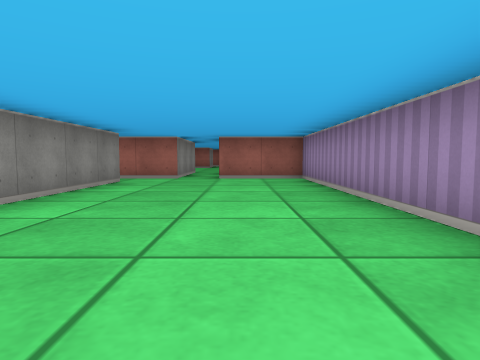
[1] (above)

20 first-person views from a walk through a cub3D level. The camera is about half as high as the walls, tilts 4° down and sees 75° across. The floor is counted in squares. Each view is taken from the middle of a square. On the plan, view 1 faces up. The plan holds only what a view shows up to about 9 squares ahead; the rest is blank.

[2]
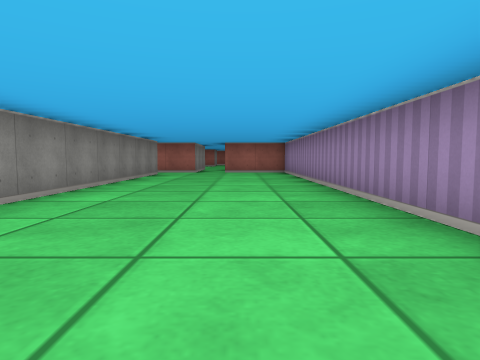

[3]
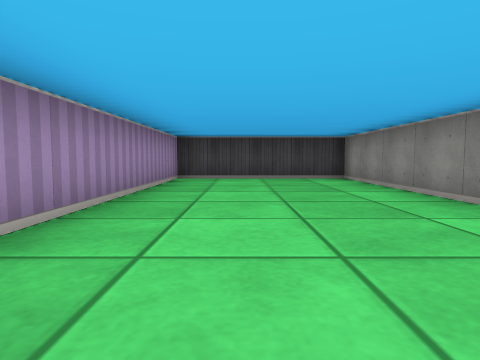

[4]
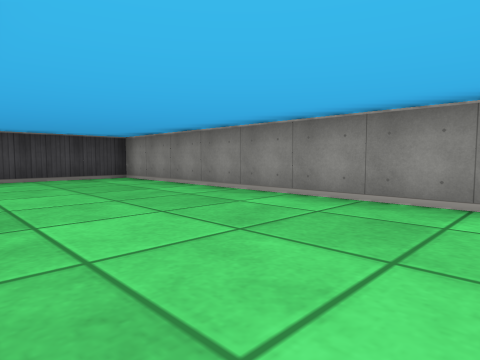

[5]
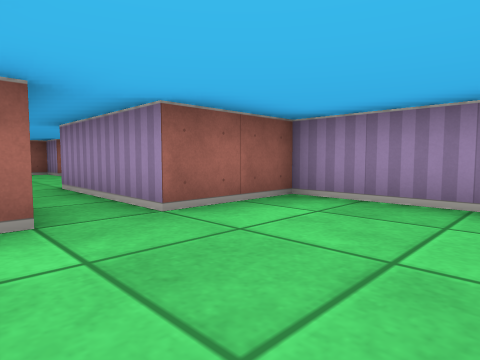

[6]
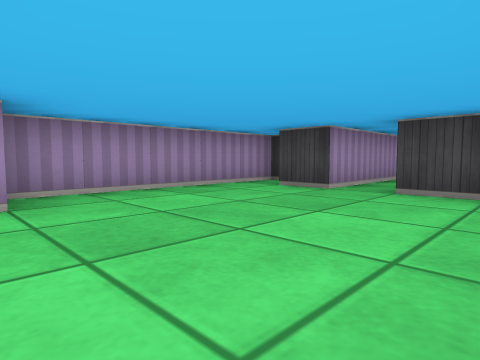

[7]
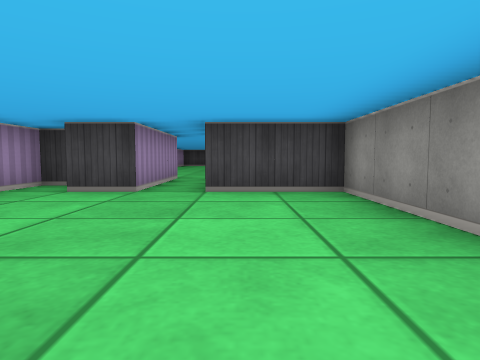

[8]
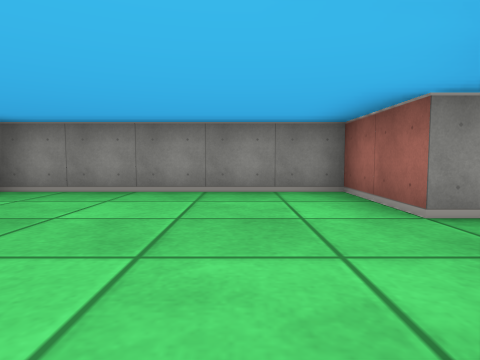

[9]
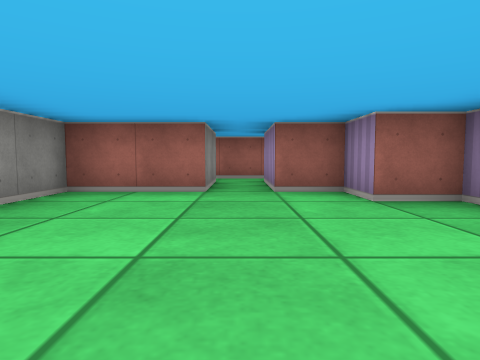

[10]
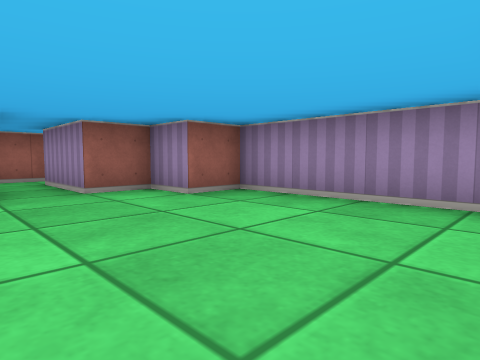

[11]
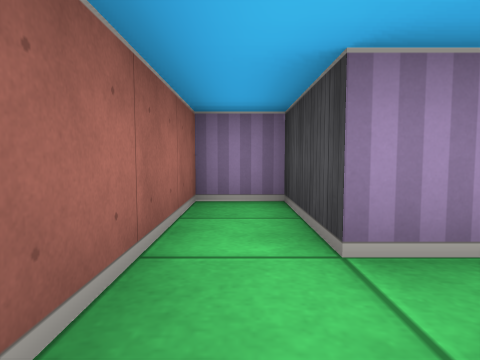

[12]
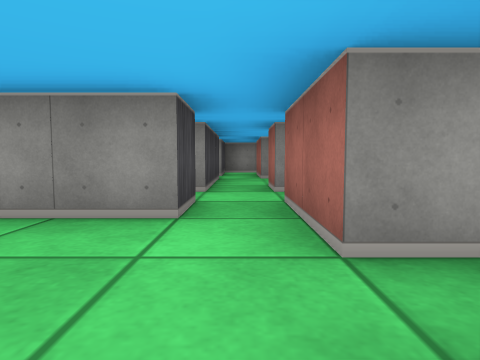

[13]
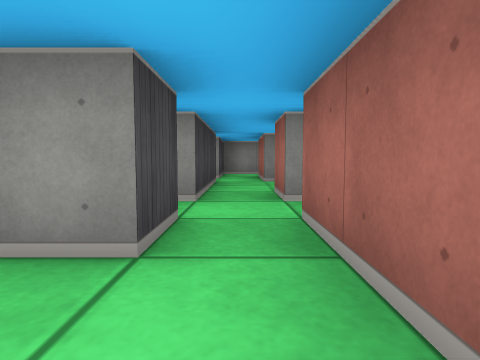

[14]
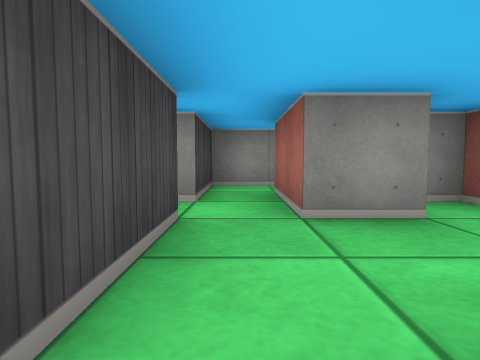

[15]
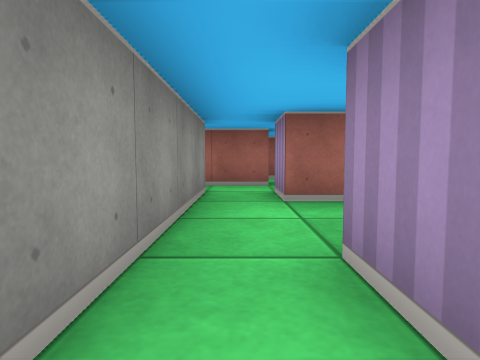

[16]
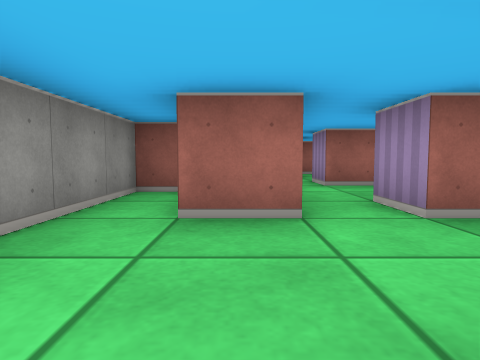

[17]
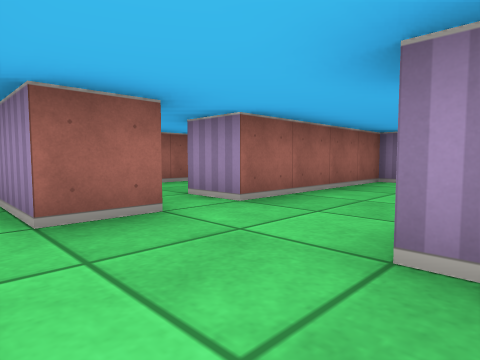

[18]
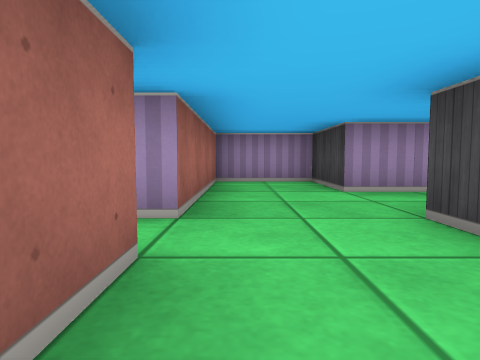

[19]
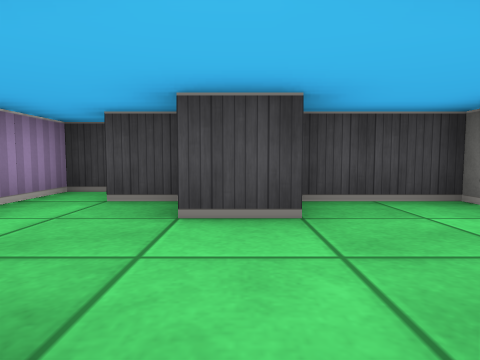

[20]
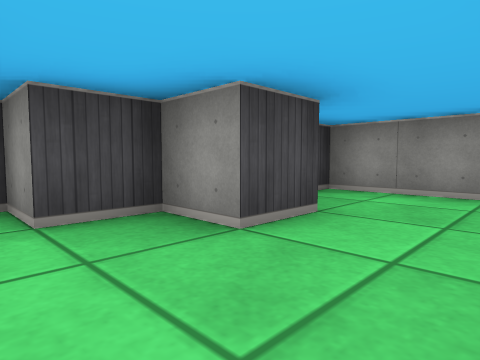

### Floor plan
Points are (right, up) in squares from view 1. A wall is a line through its corners. A room is listed if a view was taken in it or the views show most of it. See-through windows are left out.
Room 1 (views 1, 2, 3, 4, 5, 12, 13)
walls: (-3.5, 6.5) (-2.5, 6.5) (-2.5, -4.5) (1.5, -4.5) (1.5, 7.5) (-0.5, 7.5); (-1.5, 7.5) (-3.5, 7.5)
ways out: opening at (-1, 7) to room 2; opening at (-3, 7) to room 4
Room 2 (views 6, 7, 8, 9, 10)
walls: (-1.5, 9) (-1.5, 7.5); (1, 9.5) (1.5, 9.5) (1.5, 14.5) (0.5, 14.5) (0.5, 15.5) (-0.5, 15.5); (-1.5, 15.5) (-3.5, 15.5) (-3.5, 10.5) (-1.5, 10.5); (-0.5, 7.5) (-0.5, 10.5) (0.5, 10.5)
ways out: opening at (-1, 7) to room 1; opening at (-1, 16.5) to room 3
Room 3 (view 11)
walls: (-1.5, 17.4) (-1.5, 15.5); (-0.5, 15.5) (-0.5, 17.5) (1.5, 17.5) (1.5, 18.5) (-1.6, 18.5)
ways out: opening at (-1, 16.5) to room 2; opening at (-2, 18)
Room 4 (view 14)
walls: (-4.5, 7.5) (-5.5, 7.5); (-7.5, 8.6) (-7.5, 7.5) (-9.5, 7.5); (-7.1, 9.5) (-8.5, 9.5) (-8.5, 9); (-7.5, 6.5) (-4.5, 6.5); (-9.5, 6.5) (-8.5, 6.5)
ways out: opening at (-3, 7) to room 1; opening at (-8, 6) to room 6; opening at (-4, 6) to room 6; opening at (-9, 7)
Room 5 (views 15, 16, 17, 18, 20)
walls: (-8.6, 0.5) (-7.5, 0.5) (-7.5, -0.5) (-6.5, -0.5) (-6.5, -1.5) (-5.5, -1.5) (-5.5, 0.5) (-3.5, 0.5) (-3.5, 2.5) (-7.5, 2.5); (-8.5, 2.5) (-9.5, 2.5) (-9.5, 4); (-9.9, 4.5) (-10.5, 4.5) (-10.5, -0.5) (-8.6, -0.5)
ways out: opening at (-8, 3) to room 6
Room 6 (view 19)
walls: (-6, 5.5) (-7.5, 5.5) (-7.5, 6.5); (-8.5, 6.5) (-8.5, 2.5); (-7.5, 2.5) (-7.5, 3.5)
ways out: opening at (-8, 6) to room 4; opening at (-4, 6) to room 4; opening at (-8, 3) to room 5

Positions as (right, up) in squares from view 1, and headings:
1: (0, 0), facing up
2: (0, -3), facing up
3: (0, 3), facing down
4: (1, 3), facing down-left
5: (-2, 5), facing up-right
6: (-3, 15), facing down-right
7: (-2, 15), facing down
8: (1, 14), facing left
9: (-1, 11), facing up
10: (-2, 11), facing up-right
11: (-2, 18), facing right
12: (0, 7), facing left
13: (-1, 7), facing left
14: (-5, 7), facing left
15: (-8, 2), facing up
16: (-9, 0), facing up
17: (-10, 0), facing up-right
18: (-10, 2), facing right
19: (-8, 3), facing down
20: (-6, 2), facing down-left
